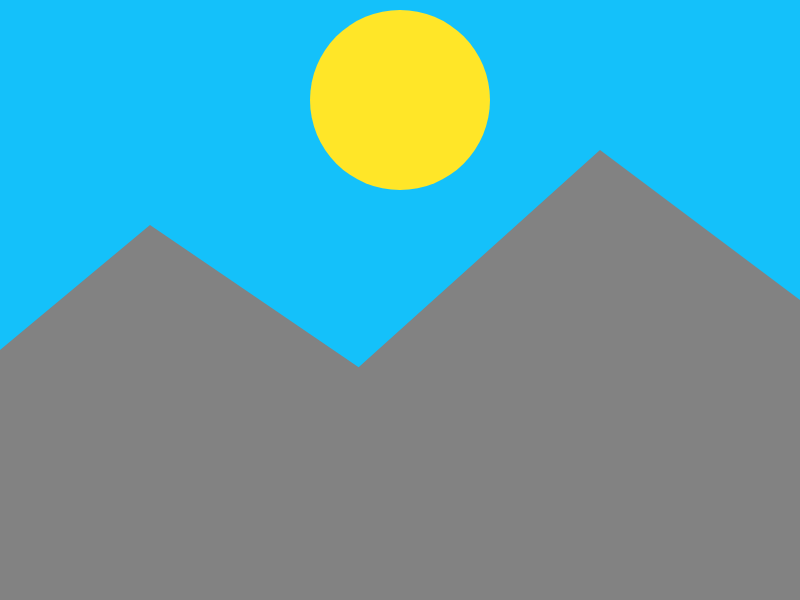
Frame 1 (no input)
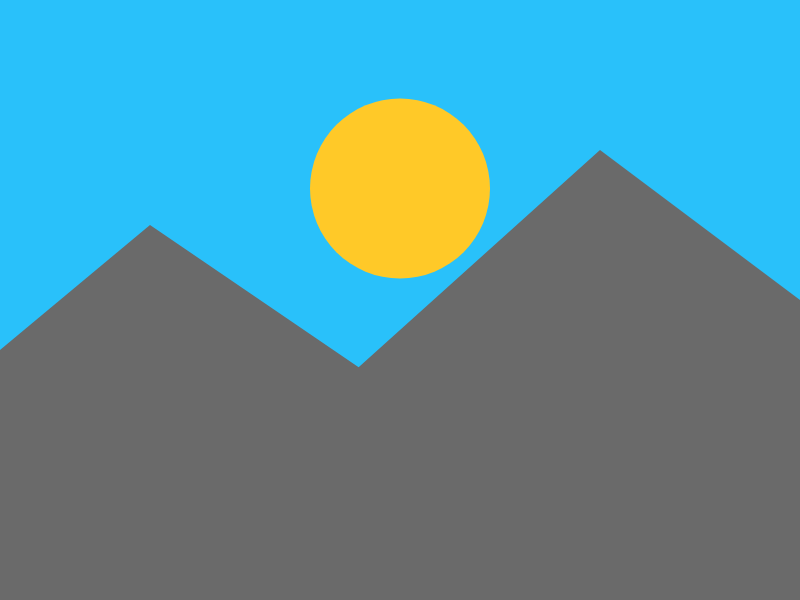
Frame 60 (no input)
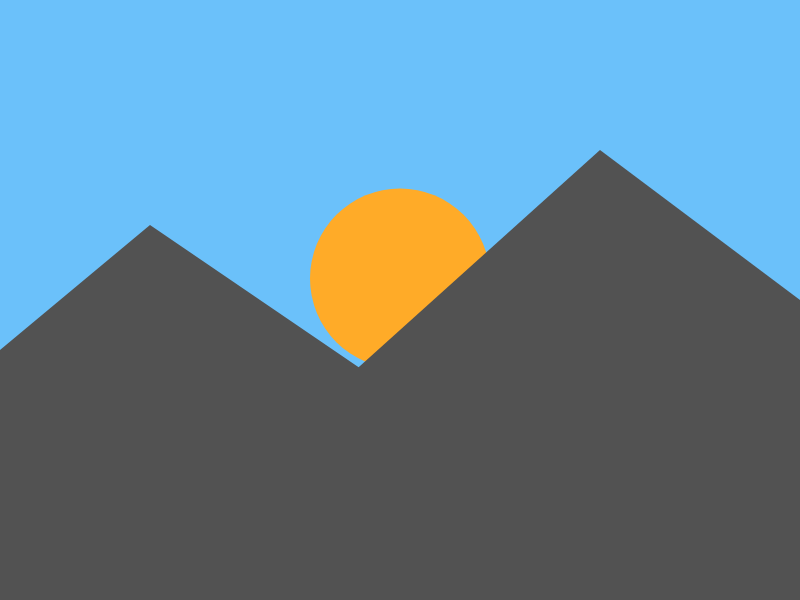
Frame 120 (the mouse pressed at the canvas centre since frame 60)

The p5.js sketch that drew these frames (run headless with seeded random() and noise() and a simulated clock; from frame 60 on, the mouse is pressed at the canvas centre):

// p5.js sketch
// ── sketch.js
// Created by Layne Soike
// Last edited 2/10/17
// Simulates a sunset and sunrise with changing colors

var y = 100 // sets the y position
var dir = 1.5 // controls the direction of the sun's movement

var mountainDir = -.5 // controls whether the mountains are getting lighter or darker
var mountainTint = 130; // the mountains original tint

var sunDir = -.5 // controls the color of the sun from yellow to orange
var sunTint = 230; // sets the starting color of the sun

var skyDir = -1 // controls the color of the sky from blue to pinkish purple
var skyTint = 20; // sets the starting color of the sky

function setup() {
  createCanvas(800, 600); // sets the size of the canvas
}

function draw() {
  sky(skyTint); // calls the sky function passing the original skyTint
  sun(sunTint); // calls the sun function passing the original sunTint
  mountains(mountainTint); // calls the mountains function passing the original mountainsTint
  
  if (skyTint < 0) { // if the current sky tint is less than 0
    skyDir = 1.1; // sets the sky to get more purple
  } else if (skyTint > 255) { // if the current sky tint is greater than 255
    skyDir = -1.1; // sets the sky to get more blue
  }

  skyTint = skyTint + skyDir; // update the skyTint based on the value of skyDir
  
  if (sunTint < 120) { // if the current sun tint is less than 120
    sunDir = .46; // sets the sun to get more orange
  } else if (sunTint > 230) { // if the current sun tint is greater than 230
    sunDir = -.46; // sets the sun to get more yellow
  }
  
  sunTint = sunTint + sunDir; // update the sunTint based on the value of sunDir
  
  if (mountainTint < 35) { // if the current mountain tint is less than 35
    mountainDir = .4; // sets the mountains to get darker
  } else if (mountainTint > 128) { // if the current mountain tint is greater than 128
    mountainDir = -.4; // sets the mountains to get lighter
  }
  
  mountainTint = mountainTint + mountainDir; // update the mountainTint based on the value of mountainDir
}

// draws the sky, with a given skyTint
function sky(skyTint) {
  background(skyTint, 193, 250);
}

// draws the sun, with a given sunTint, and determines the movement
function sun(sunTint) {
  noStroke();
  fill (255, sunTint, 40);
  ellipse(400, y, 180, 180);
  
  y = y + dir
  if (y > 450 || y < 100) {
    dir = dir * -1
  }
}

// draws the mountains, with a given mountainTint
function mountains(mountainTint) {
  fill(mountainTint);
  quad(0, 350, 150, 225, 700, 600, 0, 600);
  quad(100, 600, 600, 150, 800, 300, 800, 600);
}
